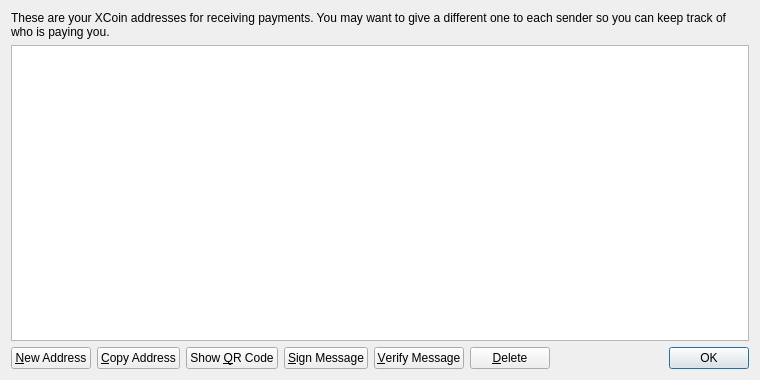
<?xml version="1.0" encoding="UTF-8"?>
<ui version="4.0">
 <class>AddressBookPage</class>
 <widget class="QWidget" name="AddressBookPage">
  <property name="geometry">
   <rect>
    <x>0</x>
    <y>0</y>
    <width>760</width>
    <height>380</height>
   </rect>
  </property>
  <property name="windowTitle">
   <string>Address Book</string>
  </property>
  <layout class="QVBoxLayout" name="verticalLayout">
   <item>
    <widget class="QLabel" name="labelExplanation">
     <property name="text">
      <string>These are your XCoin addresses for receiving payments. You may want to give a different one to each sender so you can keep track of who is paying you.</string>
     </property>
     <property name="textFormat">
      <enum>Qt::PlainText</enum>
     </property>
     <property name="wordWrap">
      <bool>true</bool>
     </property>
    </widget>
   </item>
   <item>
    <widget class="QTableView" name="tableView">
     <property name="contextMenuPolicy">
      <enum>Qt::CustomContextMenu</enum>
     </property>
     <property name="toolTip">
      <string>Double-click to edit address or label</string>
     </property>
     <property name="tabKeyNavigation">
      <bool>false</bool>
     </property>
     <property name="alternatingRowColors">
      <bool>true</bool>
     </property>
     <property name="selectionMode">
      <enum>QAbstractItemView::SingleSelection</enum>
     </property>
     <property name="selectionBehavior">
      <enum>QAbstractItemView::SelectRows</enum>
     </property>
     <property name="sortingEnabled">
      <bool>true</bool>
     </property>
     <attribute name="verticalHeaderVisible">
      <bool>false</bool>
     </attribute>
    </widget>
   </item>
   <item>
    <layout class="QHBoxLayout" name="horizontalLayout">
     <item>
      <widget class="QPushButton" name="newAddressButton">
       <property name="toolTip">
        <string>Create a new address</string>
       </property>
       <property name="text">
        <string>&amp;New Address</string>
       </property>
       <property name="icon">
        <iconset resource="../bitcoin.qrc">
         <normaloff>:/icons/add</normaloff>:/icons/add</iconset>
       </property>
      </widget>
     </item>
     <item>
      <widget class="QPushButton" name="copyToClipboard">
       <property name="toolTip">
        <string>Copy the currently selected address to the system clipboard</string>
       </property>
       <property name="text">
        <string>&amp;Copy Address</string>
       </property>
       <property name="icon">
        <iconset resource="../bitcoin.qrc">
         <normaloff>:/icons/editcopy</normaloff>:/icons/editcopy</iconset>
       </property>
      </widget>
     </item>
     <item>
      <widget class="QPushButton" name="showQRCode">
       <property name="text">
        <string>Show &amp;QR Code</string>
       </property>
       <property name="icon">
        <iconset resource="../bitcoin.qrc">
         <normaloff>:/icons/qrcode</normaloff>:/icons/qrcode</iconset>
       </property>
      </widget>
     </item>
     <item>
      <widget class="QPushButton" name="signMessage">
       <property name="toolTip">
        <string>Sign a message to prove you own a Bitcoin address</string>
       </property>
       <property name="text">
        <string>&amp;Sign Message</string>
       </property>
       <property name="icon">
        <iconset resource="../bitcoin.qrc">
         <normaloff>:/icons/edit</normaloff>:/icons/edit</iconset>
       </property>
      </widget>
     </item>
     <item>
      <widget class="QPushButton" name="verifyMessage">
       <property name="toolTip">
        <string>Verify a message to ensure it was signed with a specified Bitcoin address</string>
       </property>
       <property name="text">
        <string>&amp;Verify Message</string>
       </property>
       <property name="icon">
        <iconset resource="../bitcoin.qrc">
         <normaloff>:/icons/transaction_0</normaloff>:/icons/transaction_0</iconset>
       </property>
      </widget>
     </item>
     <item>
      <widget class="QPushButton" name="deleteButton">
       <property name="toolTip">
        <string>Delete the currently selected address from the list. Only sending addresses can be deleted.</string>
       </property>
       <property name="text">
        <string>&amp;Delete</string>
       </property>
       <property name="icon">
        <iconset resource="../bitcoin.qrc">
         <normaloff>:/icons/remove</normaloff>:/icons/remove</iconset>
       </property>
      </widget>
     </item>
     <item>
      <spacer name="horizontalSpacer">
       <property name="orientation">
        <enum>Qt::Horizontal</enum>
       </property>
       <property name="sizeHint" stdset="0">
        <size>
         <width>40</width>
         <height>20</height>
        </size>
       </property>
      </spacer>
     </item>
     <item>
      <widget class="QDialogButtonBox" name="buttonBox">
       <property name="sizePolicy">
        <sizepolicy hsizetype="Maximum" vsizetype="Fixed">
         <horstretch>0</horstretch>
         <verstretch>0</verstretch>
        </sizepolicy>
       </property>
       <property name="standardButtons">
        <set>QDialogButtonBox::Ok</set>
       </property>
      </widget>
     </item>
    </layout>
   </item>
  </layout>
 </widget>
 <resources>
  <include location="../bitcoin.qrc"/>
 </resources>
 <connections/>
</ui>
